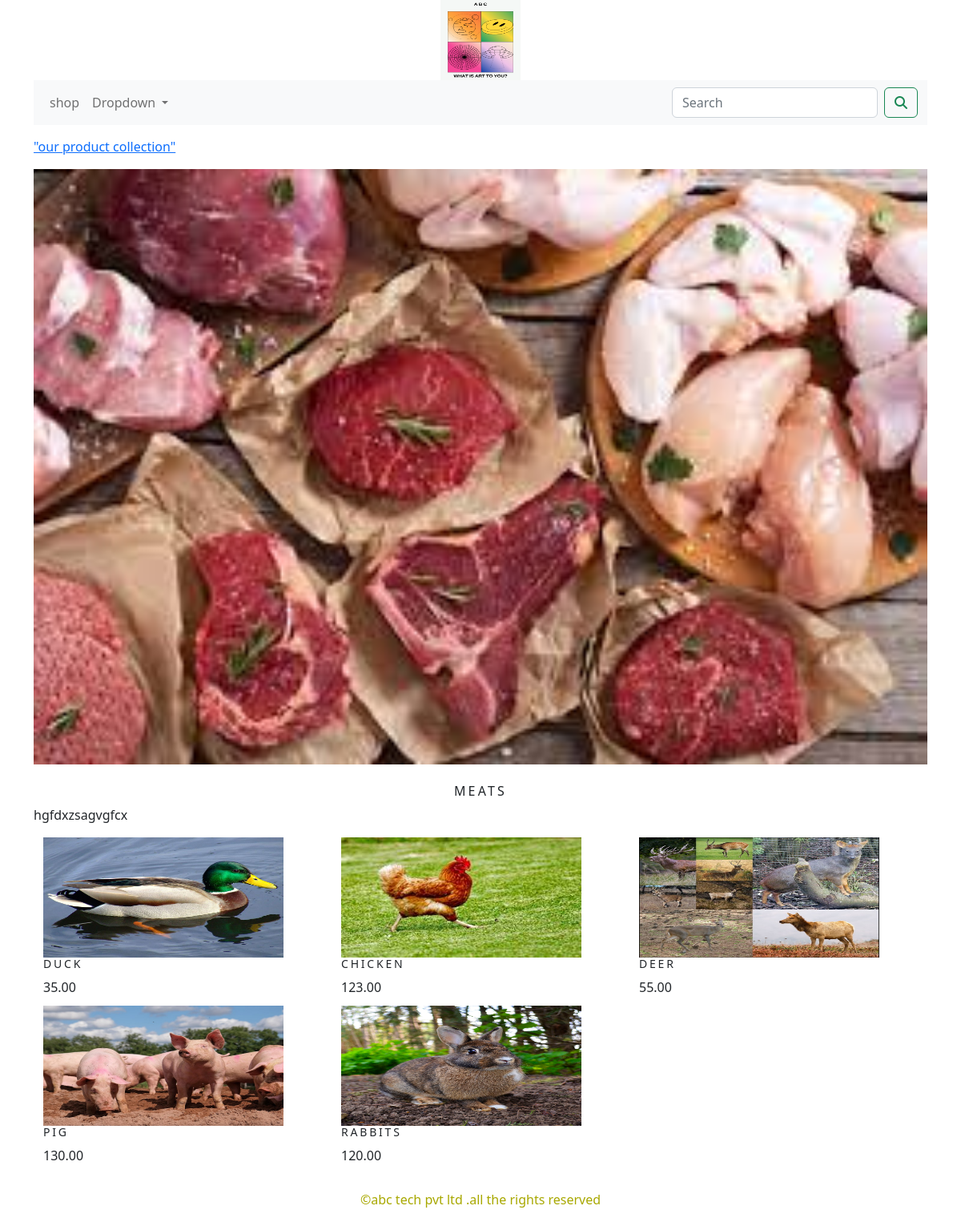
Screenshot of /shop/meats/ with the database file from the repository.
### shop/models.py (models this page shows, shortened)
class  Category(models.Model):
    name=models.CharField(max_length=250,unique=True)
    slug=models.SlugField(max_length=250,unique=True)
    description=models.TextField(blank=True)
    image=models.ImageField(upload_to='category',blank=True)
    class Meta:
        ordering=('name',)
        verbose_name='category'
        verbose_name_plural='categories'
    def get_url(self):
        return reverse('shop:product_by_category',args=[self.slug])

class Product(models.Model):
    name=models.CharField(max_length=250,unique=True)
    slug=models.SlugField(max_length=250,unique=True)
    description=models.TextField(blank=True)
    price=models.DecimalField(max_digits=10,decimal_places=2)
    category=models.ForeignKey(Category,on_delete=models.CASCADE)
    image=models.ImageField(upload_to='product',blank=True)
    stock=models.IntegerField()
    available=models.BooleanField(default=True)
    created=models.DateTimeField(auto_now_add=True)
    updated=models.DateTimeField(auto_now=True)
    def get_url(self):
        return reverse('shop:prodcatdetail',args=[self.category.slug,self.slug])
    class Meta:
        ordering = ('name',)
        verbose_name = 'product'
        verbose_name_plural = 'products'

### shop/views.py (the view)
# urls.py: path('',views.allprodcat,name='allprodcat'),
def allprodcat(request,c_slug=None):
    c_page = None
    products_list=None
    if c_slug!= None:
        c_page = get_object_or_404(Category, slug=c_slug)
        products_list= Product.objects.all().filter(category=c_page, available=True)
    else:
        products_list=Product.objects.all().filter(available=True)
    paginator=Paginator(products_list,6)
    try:
        page=int(request.GET.get('page','1'))
    except:
        page=1
    try:
        products=paginator.page(page)
    except (EmptyPage,InvalidPage):
        products=paginator.page(paginator.num_pages)
    return render(request,"category.html",{'category':c_page,'products':products})

### cart/context_processors.py (called while the page is built)
def counter(request):
    item_count=0
    if 'admin' in request.path:
        return {}
    else:
        try:
            cart=Cart.objects.filter(cart_id=_cart_id(request))
            car_items=CartItem.objects.all().filter(cart=cart[:1])
            for cart_item in car_items:
                item_count += cart_item.quantity
        except Cart.DoesNotExist:
            item_count =0
    return dict(item_count=item_count)

### cart/views.py (called while the page is built)
def _cart_id(request):
    cart=request.session.session_key
    if not cart:
        cart=request.session.create()
    return cart

### shop/context_processors.py (called while the page is built)
def menu_links(request):
    links=Category.objects.all()
    return dict(links=links)

### template/category.html (shortened to what this page needs)
{% extends 'base.html' %}
{% load static %}
{% block content %}
{% if category %}
    <div>
        <div class="row my_row_class">
            <div class="mx-auto">
            <p><a href="{% url 'shop:allprodcat' %}">"our product collection"</a></p>
        </div>
            </div>
    </div>
      {% endif %}
<div class="mx-auto">
    {% if category %}
    <img class="my_image" src="{{ category.image.url }} "  alt="{{category.name}} ">
</div>
<br>
<div>
        <h1 class="text-center my_title">{{category.name}}</h1>
        <p class="text-justify">{{category.description}}</p>
</div>
    {% endif %}
<div class="container">
    <div class="row mx_auto">
        {% for product in products.object_list %}
        <div class="my_bottam_margin col-9 col-sm-12  col-md-4 xol-lg-4">
            <div class="card-text-center" style="width:200px;height:250px;">
                <a href="{{product.get_url}}"><img class="card-img-top my_image" style="width:300px;height:150px;"src="{{product.image.url}}"  alt="{{product.name}}"></a>
                <div class="card-body">
                    <h2>{{product.name}}</h2>
                    <p>{{product.price}}</p>
                </div>
            </div>
        </div>
        {% endfor %}
    </div>
</div>
{% endblock %}

### static/css/custom.css (style rules this page uses)
body { font-family: 'Roboto', sans-serif; }
.my_row_class { padding-top :15px; }
.my_image { height:auto; width: 100%; }
.my_title { font-size:16px; text-transform:uppercase; letter-spacing:.2em; }
.my_bottam_margin { margin-bottom:10px; width:200px; height:200px; }

### rows the page displays
Category: image (picture), name "MEATS", description "hgfdxzsagvgfcx"
Product: image (picture), name "DUCK", price "35.00"
Product: image (picture), name "CHICKEN", price "123.00"
Product: image (picture), name "DEER", price "55.00"
Product: image (picture), name "PIG", price "130.00"
Product: image (picture), name "RABBITS", price "120.00"
